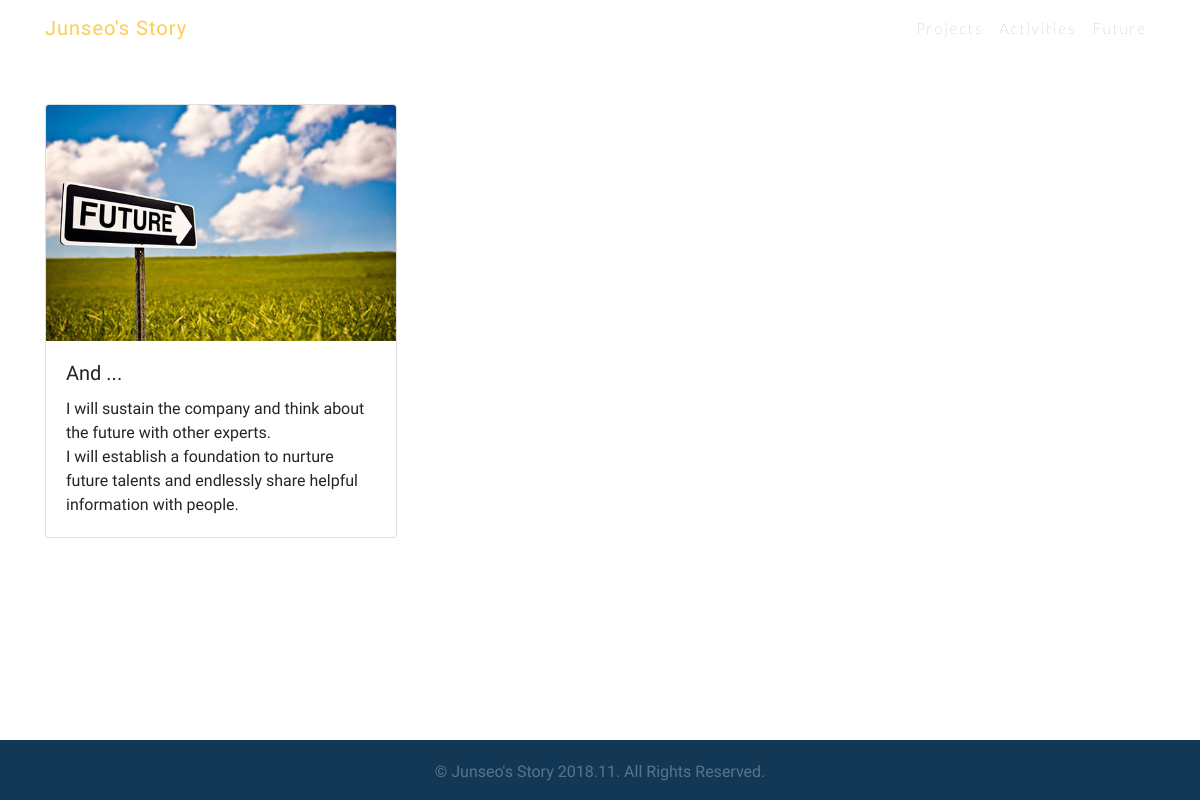
The page /en/future/ on the database as committed earlier.
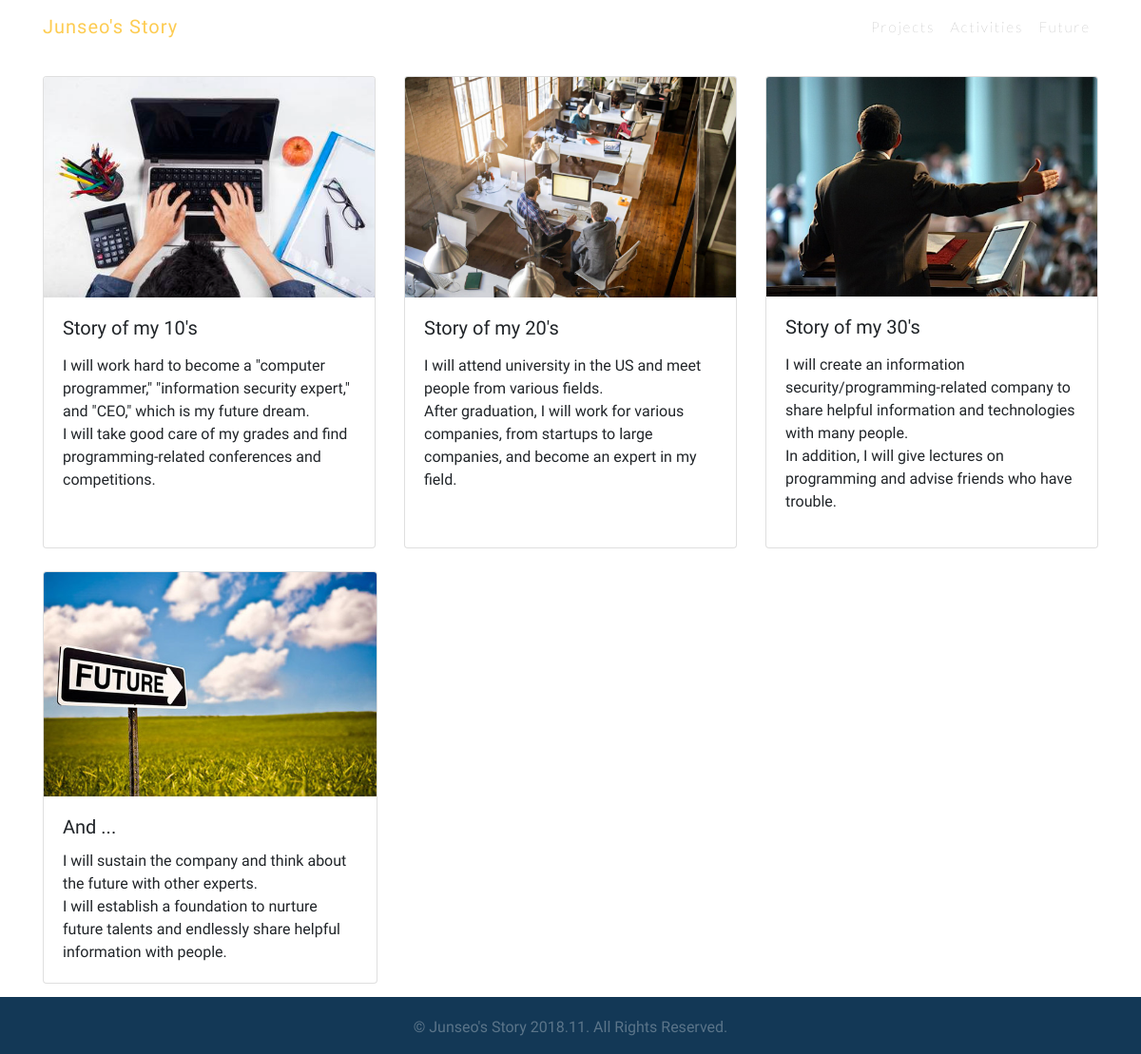
The same page on the database as committed later.
### myApp/models.py (models this page shows, shortened)
class en_Future(models.Model):
    nick = models.CharField(default='', max_length=10)
    title = models.CharField(max_length=30)
    detail = models.TextField()
    photo = models.ImageField(blank=True, upload_to="image")

### myApp/views.py (the view)
# urls.py: path('en/future/', views.en_future, name='en_future'),
def en_future(request):
    en_future_list = en_Future.objects.all()
    context = {'en_future_list' : en_future_list}
    return render(
        request,
        'en/future.html',
        context
    )

### myApp/templates/en/future.html (shortened to what this page needs)
{% extends "en_base.html" %}
{% load static %}
{% load staticfiles %}
{% block extrastyle %}
    {% static "myApp/future.css" %}
{% endblock %}
    {% block content %}
    <div class="container" style="padding-top: 80px;">
      <div class="card-deck">
        {% for future in en_future_list %}
        <div class="card">
          <img class="card-img-top" src="{{ future.photo.url }}">
          <div class="card-body">
            <h5 class="card-title">{{ future.title }}</h5>
            <p class="card-text">{{ future.detail|linebreaks }}</p>
          </div>
        </div>
        {% endfor %}
      </div>
      <br>
    </div>
    <div class="container">
      <div class="card" style="width: 22rem;">
        <img class="card-img-top" src="{% static "myApp/images/and.jpg" %}">
        <div class="card-body">
          <h5 class="card-title">And ...</h5>
          <p class="card-text">I will sustain the company and think about the future with other experts.<br>I will establish a foundation to nurture future talents and endlessly share helpful information with people.</p>
        </div>
      </div>
    </div>
    <br>
    {% endblock %}

Rows that differ between the two databases and show on the page:
added en_Future: photo (picture), title "Story of my 10's", detail "I will work hard to become a \"computer programmer,\" \"information security expert,\" and \"CEO,\" which is my future dream. I will take good care of my grades and find programming-related conferences and competitions."
added en_Future: photo (picture), title "Story of my 20's", detail "I will attend university in the US and meet people from various fields. After graduation, I will work for various companies, from startups to large companies, and become an expert in my field."
added en_Future: photo (picture), title "Story of my 30's", detail "I will create an information security/programming-related company to share helpful information and technologies with many people. In addition, I will give lectures on programming and advise friends who have trouble."
